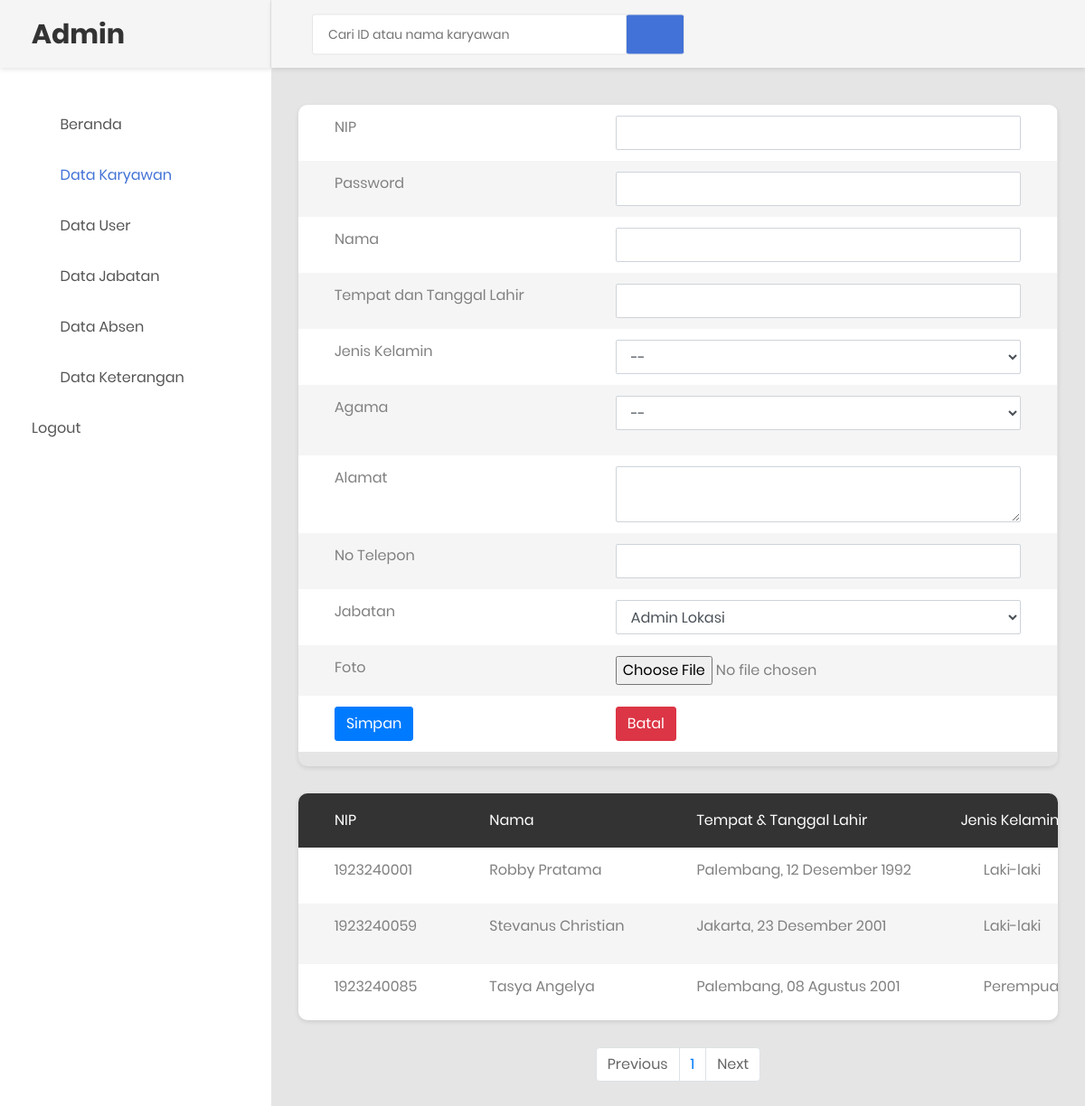
Page /datakaryawan.php (signed in) on the earlier database version.
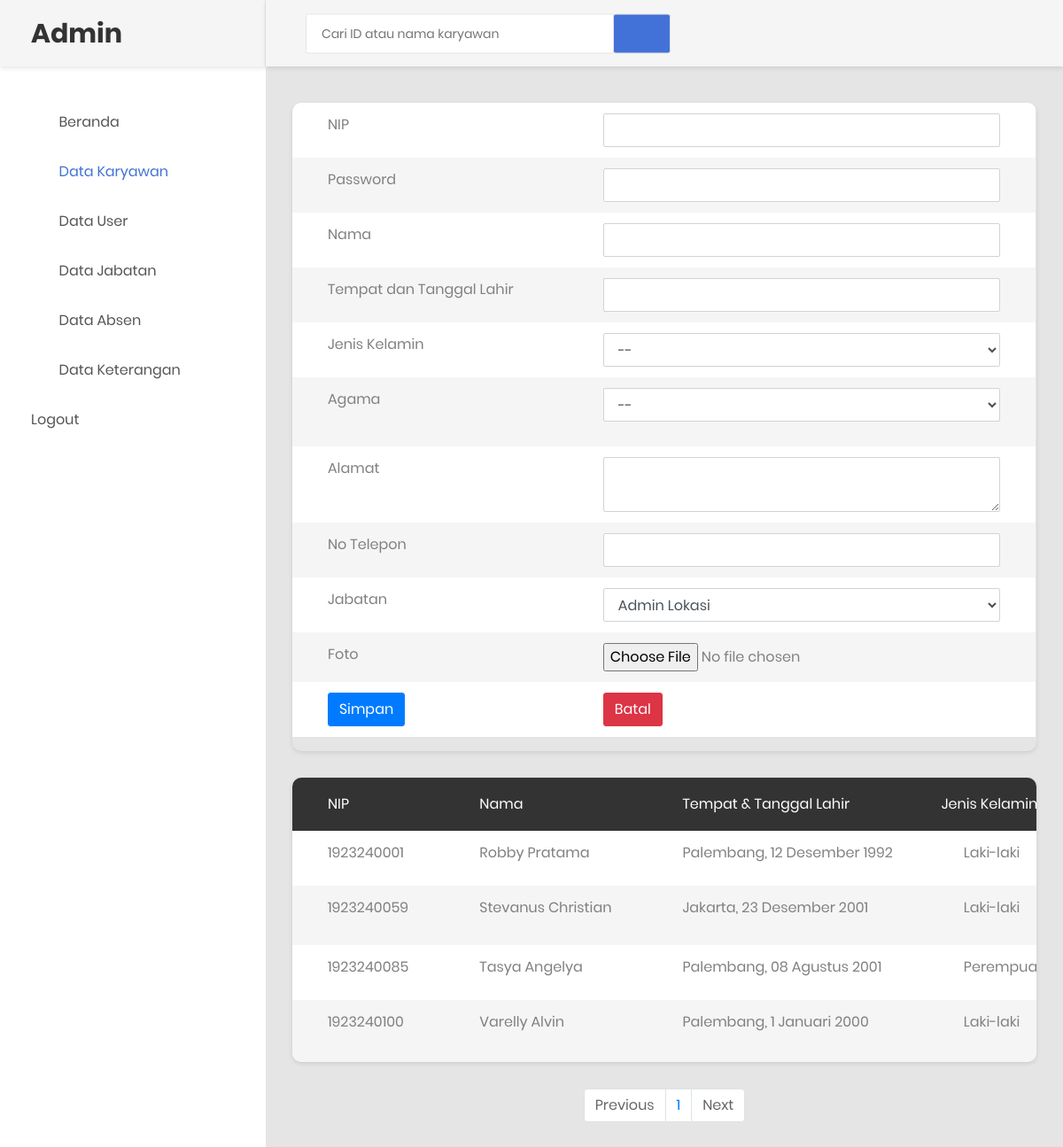
Same page on the later database version.
### tables this page shows
CREATE TABLE `tb_karyawan` (
  `id_karyawan` int(11) NOT NULL,
  `password` varchar(50) NOT NULL,
  `nama` varchar(255) NOT NULL,
  `tmp_tgl_lahir` varchar(255) NOT NULL,
  `jenkel` varchar(255) NOT NULL,
  `agama` varchar(255) NOT NULL,
  `alamat` text NOT NULL,
  `no_tel` varchar(18) NOT NULL,
  `jabatan` varchar(255) NOT NULL,
  `foto` varchar(50) NOT NULL
);

### datakaryawan.php (the view, shortened to what the changed rows need)
<!DOCTYPE html>
<html lang="en">
<head>
    <link rel="stylesheet" href="https://maxcdn.bootstrapcdn.com/bootstrap/4.5.2/css/bootstrap.min.css">
    <link rel="stylesheet" type="text/css" href="css/bootstrap.css" media="all">
    <link href="css/font-face.css" rel="stylesheet" media="all">
    <link href="vendor/font-awesome-4.7/css/font-awesome.min.css" rel="stylesheet" media="all">
    <link href="vendor/font-awesome-5/css/fontawesome-all.min.css" rel="stylesheet" media="all">
    <link href="vendor/mdi-font/css/material-design-iconic-font.min.css" rel="stylesheet" media="all">
    <link href="vendor/bootstrap-4.1/bootstrap.min.css" rel="stylesheet" media="all">
    <link href="vendor/animsition/animsition.min.css" rel="stylesheet" media="all">
    <link href="vendor/bootstrap-progressbar/bootstrap-progressbar-3.3.4.min.css" rel="stylesheet" media="all">
    <link href="vendor/wow/animate.css" rel="stylesheet" media="all">
    <link href="vendor/css-hamburgers/hamburgers.min.css" rel="stylesheet" media="all">
    <link href="vendor/slick/slick.css" rel="stylesheet" media="all">
    <link href="vendor/select2/select2.min.css" rel="stylesheet" media="all">
    <link href="vendor/perfect-scrollbar/perfect-scrollbar.css" rel="stylesheet" media="all">
    <link href="css/theme.css" rel="stylesheet" media="all">
</head>
<body class="animsition">
    <div class="page-wrapper">
        <aside class="menu-sidebar d-none d-lg-block">
            <div class="logo">
                <a href="#">
                    <h2>Admin</h2>
                </a>
            </div>
        </aside>
        <div class="page-container">
            <div class="main-content">
                <div class="section__content section__content--p30">
                    <div class="container-fluid">
                        <?php
                        include 'koneksi.php';
                         ?>
                        <div class="row">
                                <div class="table-responsive table--no-card m-b-30">
                                    <table class="table table-borderless table-striped table-earning">
                                        <thead>
                                            <tr>
                                 <th>NIP</th>
                                 <th>Nama</th>
                                 <th>Tempat & tanggal lahir</th>
                                 <th class="text-right">Jenis Kelamin</th>
                                            </tr>
                                        </thead>
                                        <tbody>
                                           <?php
                                            include 'paging.php';
                                            ?>
                                        </tbody>
                                    </table>
                                </div>
                            </div>
                            <ul class="pagination justify-content-center">
                <?php
                for($x=1;$x<=$total_halaman;$x++){
                    ?>
                    <li class="page-item"><a class="page-link" href="?halaman=<?php echo $x ?>"><?php echo $x; ?></a></li>
                    <?php
                }
                ?>
            </ul>
                </div>
            </div>
        </div>
    </div>
</body>
</html>

### paging.php (shortened to what the changed rows need)
<head>
</head>
<?php
include 'koneksi.php';
$batas = 5;
$halaman = isset($_GET['halaman']) ? (int)$_GET['halaman'] : 1;
$halaman_awal = ($halaman>1) ? ($halaman * $batas) - $batas : 0;
$data = mysqli_query($koneksi, "SELECT * FROM tb_karyawan");
$jumlah_data = mysqli_num_rows($data);
$total_halaman = ceil($jumlah_data / $batas);
$data_karyawan = mysqli_query($koneksi, "SELECT * FROM tb_karyawan LIMIT $halaman_awal, $batas");
while ($row=mysqli_fetch_array($data_karyawan)) {
 ?>
  <tr>
                                                <td><?php echo $row['id_karyawan']; ?></td>
                                                <td><?php echo $row['nama']; ?></td>
                                                <td><?php echo $row['tmp_tgl_lahir']; ?></td>
                                                <td><?php echo $row['jenkel']; ?></td>
                                            </tr>
                                        <?php } ?>

Differences in the rows shown:
added tb_karyawan: id_karyawan "1923240100", nama "Varelly Alvin", tmp_tgl_lahir "Palembang, 1 Januari 2000", jenkel "Laki-laki"
